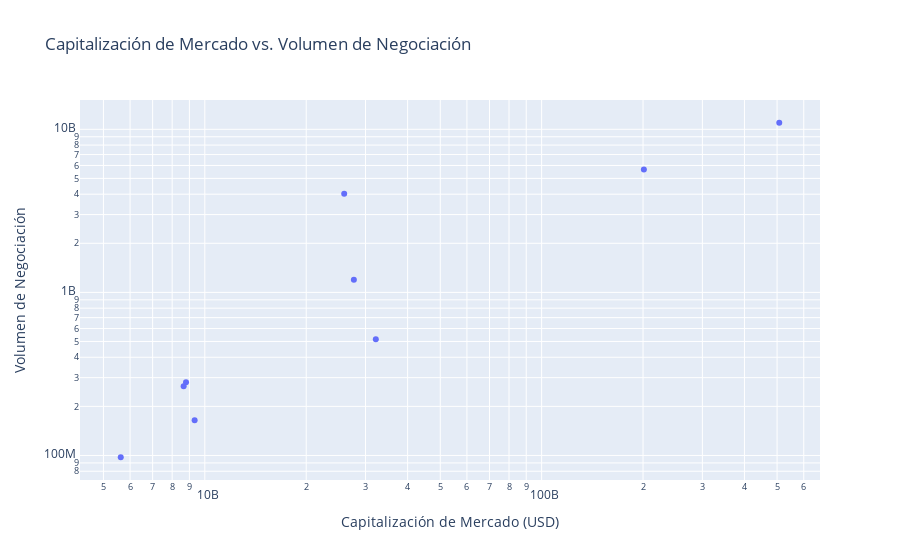

Notebook cell for this chart:
### Markdown cell above
### Análisis del Market_cap-rank y el market_cap


Podemos interpretar a partir de los datos presentados que se tiene una relación directa entre la capitalzación de mercado y el Rangking en el mercado de las criptomonedas, es decir en cuanto mayor sea capitalización de mercado tenga una criptomoneda el ranking de la cripto es más alto.
Según los datos disponibles en la API CoinGecko las monedas que presentan esta relación en la capitalización son el bitcoin y el ethereum seguidos por el BNB Dentro de la canasta de monedas analizadas el Polkadot presenta una menor capitalización de mercado y por ende una posición en el ranking de mercado.

### Code cell
# Grafiación de la correlación de los datos de las columnas 'market_cap' y 'total_volume'

fig = px.scatter(coinsMktDataByIds, x="market_cap", y="total_volume", hover_name="name",
                 title="Capitalización de Mercado vs. Volumen de Negociación",
                 labels={"market_cap": "Capitalización de Mercado (USD)",
                         "total_volume": "Volumen de Negociación"})

fig.update_layout(xaxis_type="log", yaxis_type="log")
fig.show()

### Figure 1 — Plotly figure (JSON) as saved in the notebook; plotly's stock layout.template omitted (floating-point values rounded to 4 significant figures)
{"data": [{"hovertemplate": "<b>%{hovertext}</b><br><br>Capitalización de Mercado (USD)=%{x}<br>Volumen de Negociación=%{y}<extra></extra>", "hovertext": ["Bitcoin", "Ethereum", "BNB", "XRP", "USD Coin", "Cardano", "Dogecoin", "Solana", "Polkadot"], "legendgroup": "", "marker": {"color": "#636efa", "symbol": "circle"}, "mode": "markers", "name": "", "orientation": "v", "showlegend": false, "type": "scatter", "x": [507459580333, 201121701368, 32188872956, 27701121816, 25929584603, 9328064618, 8793965161, 8653034581, 5629131567], "xaxis": "x", "y": [10968447362, 5659928165, 516538119, 1194260541, 4027395027, 164167124, 281339394, 265995795, 97502440], "yaxis": "y"}], "layout": {"legend": {"tracegroupgap": 0}, "title": {"text": "Capitalización de Mercado vs. Volumen de Negociación"}, "xaxis": {"anchor": "y", "domain": [0, 1], "title": {"text": "Capitalización de Mercado (USD)"}, "type": "log"}, "yaxis": {"anchor": "x", "domain": [0, 1], "title": {"text": "Volumen de Negociación"}, "type": "log"}}}
